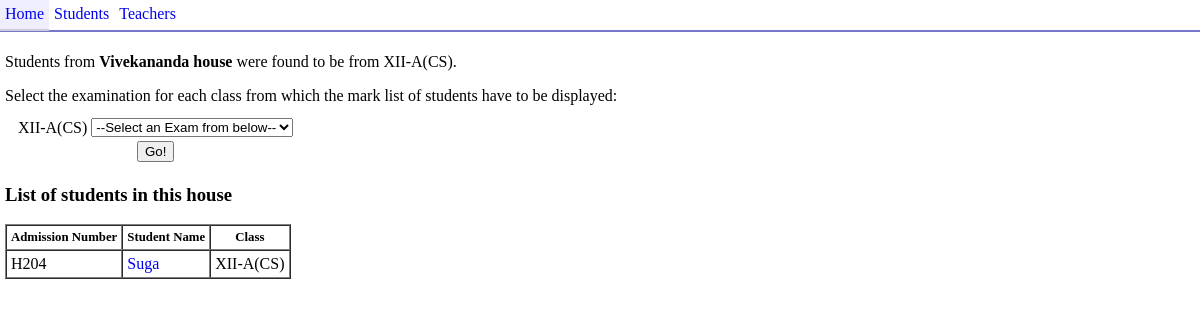
Screenshot of /?house=3 with the database file from the repository.
### tables this page shows
CREATE TABLE IF NOT EXISTS `houses` (
  `house_id` int(2) NOT NULL AUTO_INCREMENT,
  `house_name` varchar(32) NOT NULL,
  PRIMARY KEY (`house_id`)
);

CREATE TABLE IF NOT EXISTS `students` (
  `student_id` int(10) NOT NULL AUTO_INCREMENT,
  `adm_no` varchar(10) NOT NULL,
  `exam_no` int(8) NOT NULL,
  `student_name` varchar(64) NOT NULL,
  `class_id` int(8) NOT NULL,
  `team_id` int(4) NOT NULL,
  `house_id` int(4) NOT NULL,
  `mentor_id` int(8) NOT NULL,
  PRIMARY KEY (`student_id`),
  UNIQUE KEY `adm_no` (`adm_no`),
  UNIQUE KEY `exam_no` (`exam_no`)
);

CREATE TABLE IF NOT EXISTS `classes` (
  `class_id` int(10) NOT NULL AUTO_INCREMENT,
  `class_name` varchar(16) NOT NULL,
  `curriculum` enum('CBSE','Samacheer') NOT NULL DEFAULT 'CBSE',
  `cteacher_id` int(8) NOT NULL COMMENT 'Class Teacher Id',
  PRIMARY KEY (`class_id`),
  UNIQUE KEY `class_name` (`class_name`)
);

### functions.lib.php (the view, shortened to what this page needs)
<?php
function getHouseName($houseId) {
    $row = mysql_fetch_array(mysql_query("SELECT `house_name` FROM `houses` WHERE `house_id` = '" . $houseId . "'"));
    return $row["house_name"];
}
function getStudentsFromHouse($houseId) {
    $houseId = $_GET['house'];
    $classArr = Array();
    $res = mysql_query("SELECT `students`.`class_id`,`classes`.`class_name` FROM `students`,`classes` WHERE `students`.`house_id` = '{$houseId}' AND `classes`.`class_id` = `students`.`class_id` GROUP BY `students`.`class_id`");
    $num = mysql_num_rows($res);
    if($num == 0) {
        echo "No student was found belonging to this class. Find the corresponding student in the class list and set house of the student there.";
    }
    else {
    echo "<p>Students from <b>" . getHouseName($houseId) . " house</b> were found to be from ";
    while($row = mysql_fetch_assoc($res)) {
        echo $row['class_name'];
	$classArr[$row['class_id']] = $row['class_name'];
    }
    echo ".</p>\n";
    echo "Select the examination for each class from which the mark list of students have to be displayed:<br>\n";
    echo "<form action=\"\" method=\"POST\"><table style='margin:10px; '>\n";
    foreach($classArr as $key=> $val) {
        echo "<tr><td>" . $val . "</td><td>";
        $classId = $key;
        $res = mysql_query("SELECT * FROM `exams` WHERE `class_id` = '" . $classId . "';");
        if(mysql_num_rows($res) == 0) {
            echo "<div style=\"margin:5px; \" class=\"s\">No exams has been conducted for this class. Use the box below to add a new exam to the list.</div>";
        }
    	else {
	    echo "<select name=\"class{$key}\">\n";
    	    echo "\t<option value=\"0\">--Select an Exam from below--</option>\n";
    	    echo "</select>";
        }
     	echo "</td></tr>\n";
    }
    echo "<tr><td colspan=\"2\" align=\"Center\">\n<input type=\"hidden\" name=\"dummyvar\" value=\"1\"><input type=\"submit\" value=\"Go!\"></td></tr>\n</table></form>\n";
    $res = mysql_query("SELECT `students`.`adm_no`,`students`.`student_id`,`students`.`student_name`,`classes`.`class_name` FROM `students`,`classes` WHERE `students`.`house_id` = '{$houseId}' AND `classes`.`class_id` = `students`.`class_id` GROUP BY `students`.`class_id`");
    echo "<h3>List of students in this house</h3>";
    echo "<table border='1' cellspacing='0' cellpadding='4'><tr><th>Admission Number</th><th>Student Name</th><th>Class</th></tr>";
    while($row = mysql_fetch_assoc($res)) {
        echo "<tr><td>" . $row['adm_no'] . "</td><td><a href=\"./student.php?sid=" . $row['student_id'] . "\">" . $row['student_name'] . "</a></td><td>" . $row['class_name'] . "</td></tr>";
    }
    echo "</table>";
    }
}
?>

### main.css (style rules this page uses)
body { font-size:1em; margin:0; }
a { text-decoration:none; }
th { font-size:80%; }

### rows the page displays
houses: house_name "Vivekananda"
students: adm_no "H204", student_name "Suga", class.class_name "XII-A(CS)"

### other values shown
$row['class_name'] "XII-A(CS)"
$val "XII-A(CS)"
